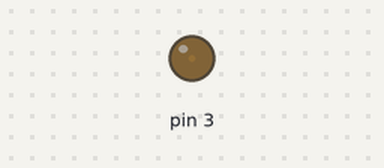
Bench run of a sketch on a simulated Arduino Uno, built with avr-gcc and run on an emulated ATmega328P. Parts: output pins drawn as LEDs (lit = HIGH).

Above: at 0.05 s.
At 2.3 s:
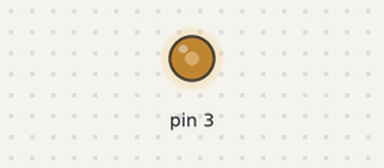
At 4.6 s:
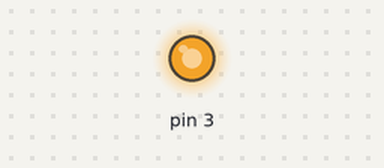
At 9.2 s:
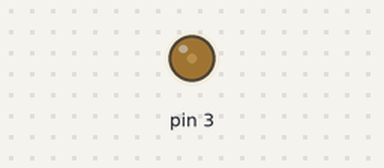
Timing chart, 0 to 13.3 s (numbered marks = the images above):
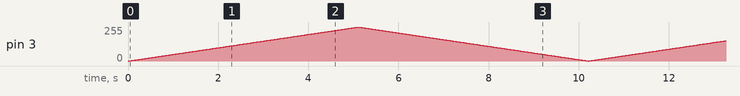

The sketch:

auto_led_fade.ino
```cpp
// Creates a smooth breathing effect by gradually increasing and decreasing LED brightness

void setup() {
  // Configure pin 3 as PWM output for LED brightness control
  pinMode(3, OUTPUT);
}

void loop() {
  // Fade LED from off to full brightness
  for (int brightness = 0; brightness < 255; brightness++) {
    analogWrite(3, brightness);  // Set LED brightness (0-255)
    delay(20);                   // Small delay for smooth transition
  }

  // Fade LED from full brightness back to off
  for (int brightness = 255; brightness > 0; brightness--) {
    analogWrite(3, brightness);  // Gradually decrease brightness
    delay(20);                   // Small delay for smooth transition
  }

  // Cycle repeats automatically
}
```
